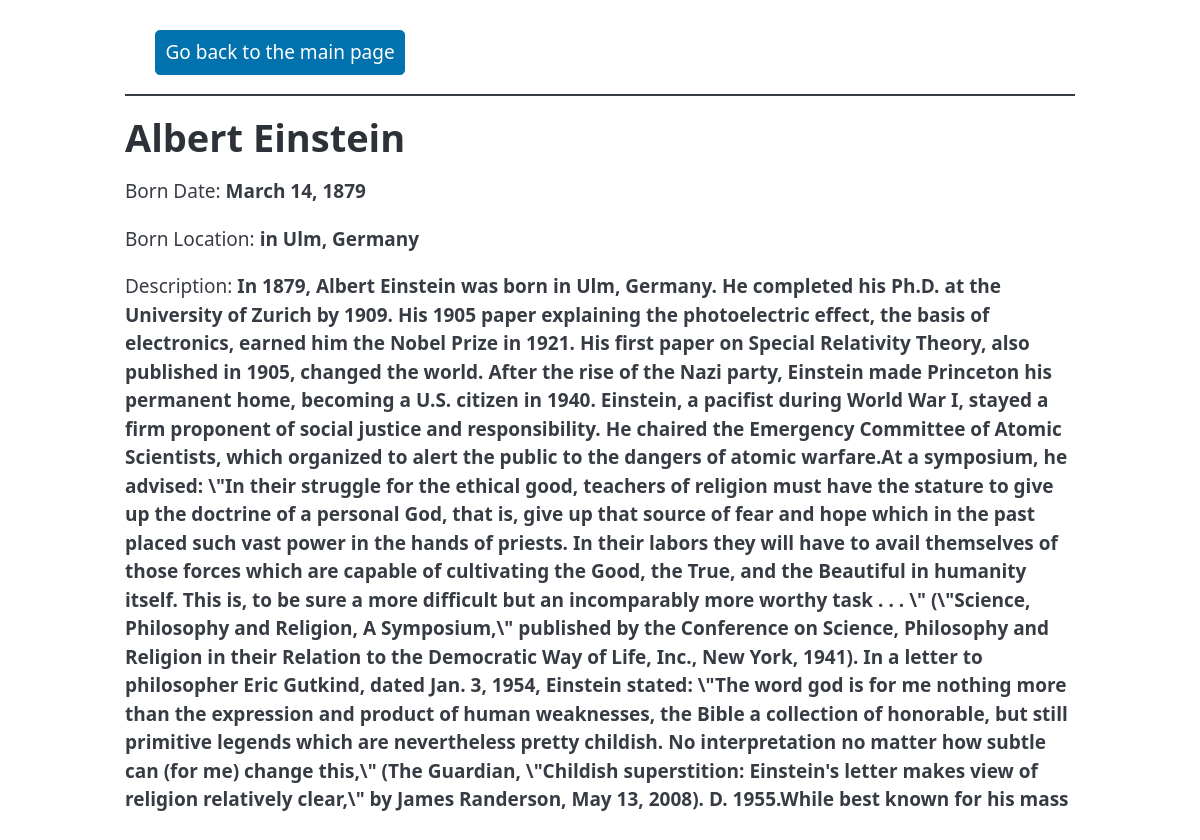
Screenshot of /author_detail/1 with the database file from the repository.
### quoteapp/models.py (models this page shows, shortened)
class Author(models.Model):
    fullname = models.CharField(max_length=MAX_LENGTH_DESCRIPTION,null=False)
    born_date = models.CharField(max_length=MAX_LENGTH_DESCRIPTION,null=False)
    born_location = models.CharField(max_length=MAX_LENGTH_DESCRIPTION,null=False)
    description = models.CharField(max_length=MAX_LENGTH_DESCRIPTION, null= False)

### quoteapp/views.py (the view)
# urls.py: path('author_detail/<int:author_id>', views.author_detail, name='author_detail'),
def author_detail(request,author_id):
    author = get_object_or_404(Author, pk=author_id)
    return render(request, 'quoteapp/author_detail.html', {"author": author})

### quoteapp/templates/quoteapp/author_detail.html
{% extends "quoteapp/base.html" %}
{% load extract_tags %}
{% block content %}
<h1>{{author.fullname}}</h1>
<p>Born Date: <b>{{author.born_date}}</b></p>
<p>Born Location: <b>{{author.born_location}}</b></p>
<p>Description: <b>{{author.description}}</b></p>
{% endblock %}

### quoteapp/templates/quoteapp/base.html (shortened to what this page needs)
<!DOCTYPE html>
<html lang="en">
<head>
    <link rel="stylesheet" href="https://unpkg.com/@picocss/pico@latest/css/pico.min.css" />
    {% load static %}
    <link rel="stylesheet" href="{% static 'quoteapp/style.css' %}">
</head>
<body>
    <main class="container">
        <nav style="margin-bottom: 20px; border-bottom: 2px solid; padding-left: 30px">
            <ul>
                <li><a href="/" role="button"> Go back to the main page </a></li>
            </ul>
        </nav>
        {% block content %} {% endblock %}
    </main>
</body>
</html>

### rows the page displays
Author: fullname "Albert Einstein", born_date "March 14, 1879", born_location "in Ulm, Germany", description "In 1879, Albert Einstein was born in Ulm, Germany. He completed his Ph.D. at the University of Zurich by 1909. His 1905 paper explaining the photoelectric effect, the basis of electronics, earned him the Nobel Prize in 1921. His first paper on Special Relativity Theory, also published in 1905, changed the world. After the rise of the Nazi party, Einstein made Princeton his permanent home, becoming a U.S. citizen in 1940. Einstein, a pacifist during World War I, stayed a firm proponent of social justice and responsibility. He chaired the Emergency Committee of Atomic Scientists, which organized to alert the public to the dangers of atomic warfare.At a symposium, he advised: \\\"In their…"
